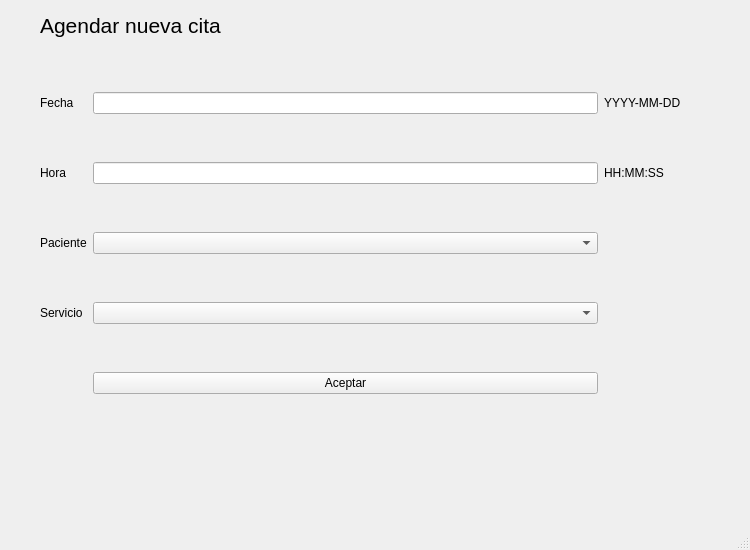
<?xml version="1.0" encoding="UTF-8"?>
<ui version="4.0">
 <class>Historial</class>
 <widget class="QMainWindow" name="Historial">
  <property name="geometry">
   <rect>
    <x>0</x>
    <y>0</y>
    <width>750</width>
    <height>550</height>
   </rect>
  </property>
  <property name="maximumSize">
   <size>
    <width>750</width>
    <height>550</height>
   </size>
  </property>
  <property name="windowTitle">
   <string>MainWindow</string>
  </property>
  <widget class="QWidget" name="centralwidget">
   <widget class="QLabel" name="label">
    <property name="geometry">
     <rect>
      <x>40</x>
      <y>0</y>
      <width>331</width>
      <height>51</height>
     </rect>
    </property>
    <property name="font">
     <font>
      <pointsize>16</pointsize>
     </font>
    </property>
    <property name="text">
     <string>Agendar nueva cita</string>
    </property>
   </widget>
   <widget class="QWidget" name="gridLayoutWidget">
    <property name="geometry">
     <rect>
      <x>40</x>
      <y>50</y>
      <width>641</width>
      <height>391</height>
     </rect>
    </property>
    <layout class="QGridLayout" name="gridLayout">
     <item row="2" column="0">
      <widget class="QLabel" name="label_4">
       <property name="text">
        <string>Paciente</string>
       </property>
      </widget>
     </item>
     <item row="2" column="1">
      <widget class="QComboBox" name="usu_id"/>
     </item>
     <item row="3" column="0">
      <widget class="QLabel" name="label_5">
       <property name="text">
        <string>Servicio</string>
       </property>
      </widget>
     </item>
     <item row="1" column="2">
      <widget class="QLabel" name="label_7">
       <property name="text">
        <string>HH:MM:SS</string>
       </property>
      </widget>
     </item>
     <item row="1" column="1">
      <widget class="QLineEdit" name="hora"/>
     </item>
     <item row="0" column="0">
      <widget class="QLabel" name="label_2">
       <property name="text">
        <string>Fecha</string>
       </property>
      </widget>
     </item>
     <item row="1" column="0">
      <widget class="QLabel" name="label_3">
       <property name="text">
        <string>Hora</string>
       </property>
      </widget>
     </item>
     <item row="3" column="1">
      <widget class="QComboBox" name="serv"/>
     </item>
     <item row="0" column="2">
      <widget class="QLabel" name="label_6">
       <property name="text">
        <string>YYYY-MM-DD</string>
       </property>
      </widget>
     </item>
     <item row="0" column="1">
      <widget class="QLineEdit" name="fecha"/>
     </item>
     <item row="4" column="1">
      <widget class="QPushButton" name="accept">
       <property name="text">
        <string>Aceptar</string>
       </property>
      </widget>
     </item>
    </layout>
   </widget>
  </widget>
  <widget class="QMenuBar" name="menubar">
   <property name="geometry">
    <rect>
     <x>0</x>
     <y>0</y>
     <width>750</width>
     <height>30</height>
    </rect>
   </property>
  </widget>
  <widget class="QStatusBar" name="statusbar"/>
 </widget>
 <resources/>
 <connections/>
</ui>
